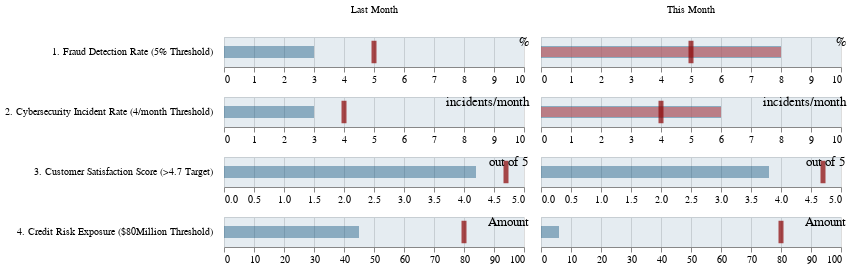

Write the Vega-Lite specification saved for this chart.
### Vega-Lite specification from a JSON file in a GitHub repository (floating-point values rounded to 4 significant figures)
{"$schema": "https://vega.github.io/schema/vega-lite/v5.json", "description": "Example of highlighting bars above a marker value", "data": {"values": [{"title": "1. Fraud Detection Rate (5% Threshold)", "subtitle": "%", "range": 10, "measure": "Last Month", "value": 3, "marker": 5}, {"title": "1. Fraud Detection Rate (5% Threshold)", "subtitle": "%", "range": 10, "measure": "This Month", "value": 8, "marker": 5}, {"title": "2. Cybersecurity Incident Rate (4/month Threshold)", "subtitle": "incidents/month", "range": 10, "measure": "Last Month", "value": 3, "marker": 4}, {"title": "2. Cybersecurity Incident Rate (4/month Threshold)", "subtitle": "incidents/month", "range": 10, "measure": "This Month", "value": 6, "marker": 4}, {"title": "3. Customer Satisfaction Score (>4.7 Target)", "subtitle": "out of 5", "range": 5, "measure": "Last Month", "value": 4.2, "marker": 4.7}, {"title": "3. Customer Satisfaction Score (>4.7 Target)", "subtitle": "out of 5", "range": 5, "measure": "This Month", "value": 3.8, "marker": 4.7}, {"title": "4. Credit Risk Exposure ($80Million Threshold)", "subtitle": "Amount", "range": 100, "measure": "Last Month", "value": 45, "marker": 80}, {"title": "4. Credit Risk Exposure ($80Million Threshold)", "subtitle": "Amount", "range": 100, "measure": "This Month", "value": 6, "marker": 80}]}, "facet": {"row": {"field": "title", "type": "ordinal", "header": {"labelAngle": 0, "title": "", "labelAlign": "left", "labelPadding": 10}}, "column": {"field": "measure", "type": "ordinal", "header": {"labelAngle": 0, "title": ""}}}, "spacing": 10, "spec": {"width": 300, "height": 30, "transform": [{"calculate": "datum.value > datum.marker ? datum.value : null", "as": "exceeded_value"}], "layer": [{"mark": {"type": "bar", "color": "#0049761a"}, "encoding": {"x": {"field": "range", "type": "quantitative", "scale": {"nice": false}, "title": null}}}, {"mark": {"type": "bar", "color": "#00497666", "size": 12}, "encoding": {"x": {"field": "value", "type": "quantitative"}}}, {"mark": {"type": "bar", "color": "#e4575588", "size": 10}, "transform": [{"filter": "datum.exceeded_value != null"}], "encoding": {"x": {"field": "exceeded_value", "type": "quantitative"}}}, {"mark": {"type": "tick", "color": "darkred", "thickness": 5}, "encoding": {"x": {"field": "marker", "type": "quantitative"}}}, {"mark": {"type": "text", "align": "right", "baseline": "middle", "dx": 5, "dy": -10, "fontSize": 13}, "encoding": {"x": {"field": "range", "type": "quantitative"}, "text": {"field": "subtitle", "type": "nominal"}}}]}, "resolve": {"scale": {"x": "independent"}}, "config": {"tick": {"thickness": 2}, "scale": {"barBandPaddingInner": 0}}}
